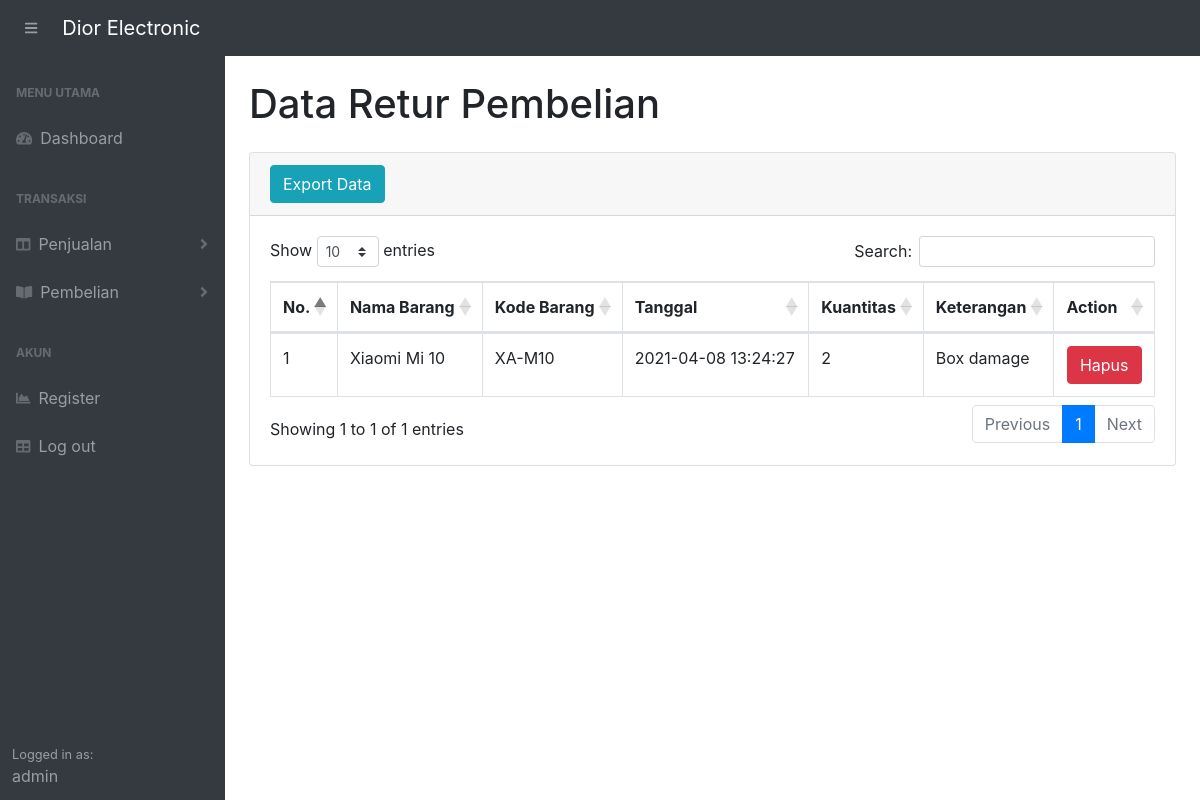
Screenshot of /stockbarangX/returbeli.php (signed in) with the database file from the repository.
### tables this page shows
CREATE TABLE `returbeli` (
  `idreturbeli` int(11) NOT NULL,
  `idbarang` int(11) NOT NULL,
  `tanggal` timestamp NOT NULL DEFAULT current_timestamp(),
  `kuantitas` int(11) NOT NULL,
  `keterangan` varchar(200) NOT NULL
);

CREATE TABLE `stock` (
  `idbarang` int(11) NOT NULL,
  `namabarang` varchar(50) NOT NULL,
  `kdbarang` varchar(50) NOT NULL,
  `kuantitas` int(11) NOT NULL,
  `keterangan` varchar(200) NOT NULL
);

### stockbarangX/functions.php (called while the page is built, shortened)
<?php
$conn = mysqli_connect("localhost", "root", "", "stockbarang");
function query($query) {
    global $conn;
    $result = mysqli_query($conn, $query);
    $rows = [];
    while($row = mysqli_fetch_assoc($result)) {
        $rows[] = $row;
    }
    return $rows;
}
?>

### stockbarangX/returbeli.php (the view, shortened to what this page needs)
<?php
require 'functions.php';
$query = "SELECT stock.idbarang, stock.namabarang, stock.kdbarang, returbeli.idreturbeli, returbeli.tanggal, returbeli.kuantitas, returbeli.keterangan
            FROM stock INNER JOIN returbeli ON stock.idbarang = returbeli.idbarang;";
$rows = query($query);
?>
<!DOCTYPE html>
<html lang="en">
    <head>
        <link href="css/styles.css" rel="stylesheet" />
        <link href="https://cdn.datatables.net/1.10.20/css/dataTables.bootstrap4.min.css" rel="stylesheet" />
    </head>
    <body class="sb-nav-fixed">
        <nav class="sb-topnav navbar navbar-expand navbar-dark bg-dark bg-gradient">
            <button class="btn btn-link btn-sm order-1 order-lg-0 ml-3 shadow-none" id="sidebarToggle" href="#"><i class="fas fa-bars"></i></button>
            <a class="navbar-brand" href="index.php">Dior Electronic</a>
        </nav>
        <div id="layoutSidenav">
            <div id="layoutSidenav_nav">
                <nav class="sb-sidenav accordion sb-sidenav-dark bg-dark bg-gradient" id="sidenavAccordion">
                    <div class="sb-sidenav-menu">
                        <div class="nav">
                            <div class="sb-sidenav-menu-heading">Menu Utama</div>
                            <a class="nav-link" href="index.php">
                                <div class="sb-nav-link-icon"><i class="fas fa-tachometer-alt"></i></div>
                                Dashboard
                            </a>
                            <div class="sb-sidenav-menu-heading">Transaksi</div>
                            <a class="nav-link collapsed" href="#" data-toggle="collapse" data-target="#collapseLayouts" aria-expanded="false" aria-controls="collapseLayouts">
                                <div class="sb-nav-link-icon"><i class="fas fa-columns"></i></div>
                                Penjualan
                                <div class="sb-sidenav-collapse-arrow"><i class="fas fa-angle-down"></i></div>
                            </a>
                            <a class="nav-link collapsed" href="#" data-toggle="collapse" data-target="#collapsePages" aria-expanded="false" aria-controls="collapsePages">
                                <div class="sb-nav-link-icon"><i class="fas fa-book-open"></i></div>
                                Pembelian
                                <div class="sb-sidenav-collapse-arrow"><i class="fas fa-angle-down"></i></div>
                            </a>
                            <div class="sb-sidenav-menu-heading">Akun</div>
                            <a class="nav-link" href="register.php">
                                <div class="sb-nav-link-icon"><i class="fas fa-chart-area"></i></div>
                                Register
                            </a>
                            <a class="nav-link" href="logout.php">
                                <div class="sb-nav-link-icon"><i class="fas fa-table"></i></div>
                                Log out
                            </a>
                        </div>
                    </div>
                    <div class="sb-sidenav-footer">
                        <div class="small">Logged in as:</div>
                        <?= $_SESSION["username"]; ?>
                    </div>
                </nav>
            </div>
            <div id="layoutSidenav_content">
                <main>
                    <div class="container-fluid">
                        <h1 class="mt-4 mb-4">Data Retur Pembelian</h1>
                        <div class="card mb-4">
                            <div class="card-header">
                                <a href="exportreturbeli.php" class="btn btn-info">Export Data</a>
                            </div>
                            <div class="card-body">
                                <div class="table-responsive">
                                    <table class="table table-bordered" id="dataTable" width="100%" cellspacing="0">
                                        <thead>
                                            <tr>
                                                <th>No.</th>
                                                <th>Nama Barang</th>
                                                <th>Kode Barang</th>
                                                <th>Tanggal</th>
                                                <th>Kuantitas</th>
                                                <th>Keterangan</th>
                                                <th>Action</th>
                                            </tr>
                                        </thead>
                                        <tbody>
                                            <?php $i = 1; ?>
                                            <?php foreach($rows as $row):
                                                $idreturbeli = $row["idreturbeli"];
                                            ?>
                                                <tr>
                                                    <td><?=$i?></td>
                                                    <td><?=$row["namabarang"]?></td>
                                                    <td><?=$row["kdbarang"]?></td>
                                                    <td><?=$row["tanggal"]?></td>
                                                    <td><?=$row["kuantitas"]?></td>
                                                    <td><?=$row["keterangan"]?></td>
                                                    <td class="text-center">
                                                        <button type="button" class="btn btn-danger" data-toggle="modal" data-target="#hapusBarangReturbeli<?=$idreturbeli?>">Hapus</button>
                                                    </td>
                                                </tr>
                                            <?php $i++; ?>
                                            <?php endforeach; ?>
                                        </tbody>
                                    </table>
                                </div>
                            </div>
                        </div>
                    </div>
                </main>
            </div>
        </div>
    </body>
</html>

### rows the page displays
returbeli: idbarang.namabarang "Xiaomi Mi 10", idbarang.kdbarang "XA-M10", tanggal "2021-04-08 13:24:27", kuantitas "2", keterangan "Box damage"

### other values shown
$_SESSION["username"] "admin"
